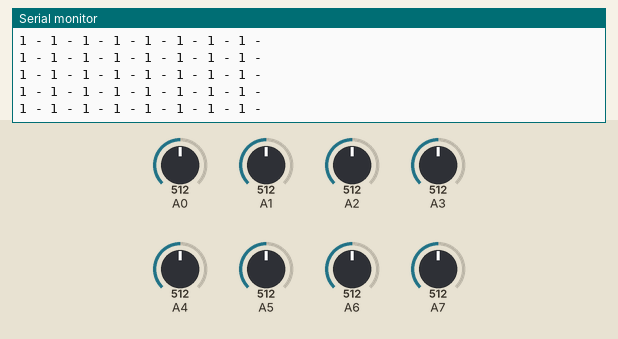
This sketch was run on a simulated Arduino Uno, built with avr-gcc and run on an emulated ATmega328P. Parts: the last lines printed to the serial monitor. The inputs (shaded band) are chosen by the test bench; at power-on: A0 = 512, A1 = 512, A2 = 512, A3 = 512, A4 = 512, A5 = 512, A6 = 512, A7 = 512.

Above: at 1.2 s.
1.3 s: A0 set to 490
At 1.59 s:
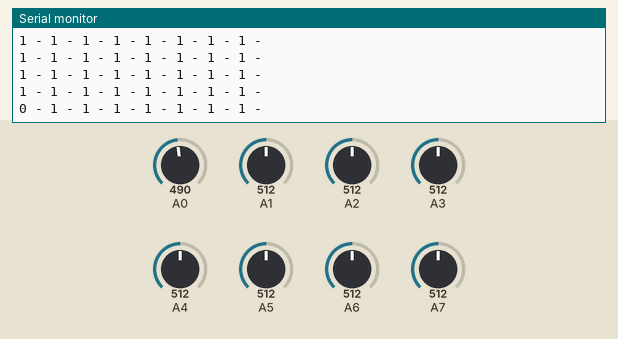
4.3 s: A1 set to 490
At 4.34 s:
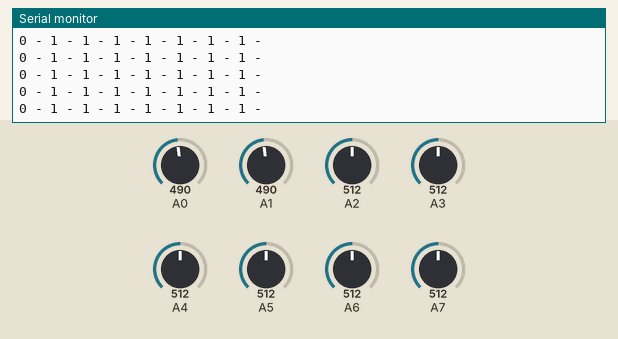
7.3 s: A2 set to 490
At 7.41 s:
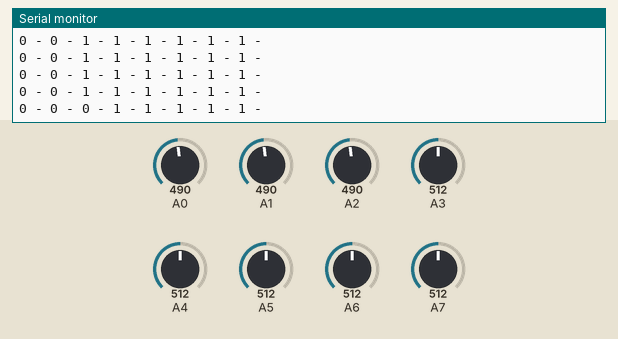
10.3 s: A3 set to 490
At 10.32 s:
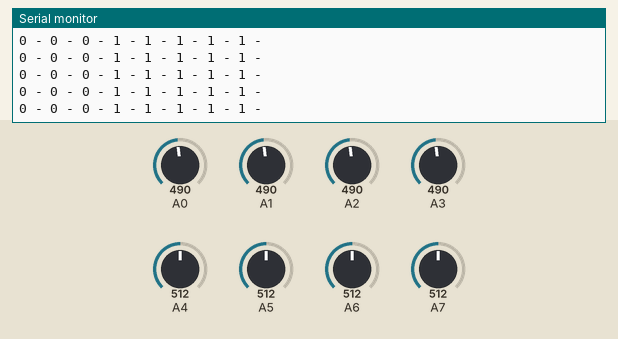
13.3 s: A4 set to 490
At 13.39 s:
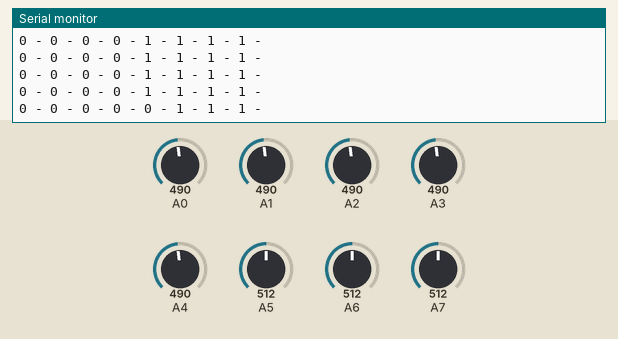
16.3 s: A5 set to 490
At 16.3 s:
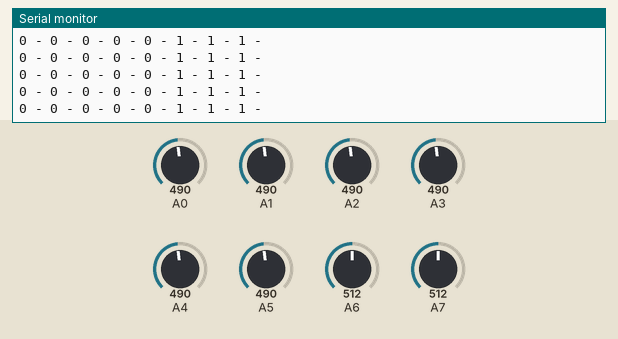

The sketch:

Prueba_de_sensores.ino
```cpp
int datos[8];

void setup(){
 Serial.begin(9600);

}

void loop(){
  for(int x=0;x<8;x++){
  datos[x]=analogRead(x);

  if(datos[x]>500){
    datos[x]=1;
  }
  else if(datos[x]<=500){
    datos[x]=0;
  }
  Serial.print(datos[x]);
  Serial.print(" - ");
  delay(20);

  }
 Serial.println();


}
```

Measured:
- after the input at 1.3 s, the serial monitor: prints a new line after 0.16 s (image 1)
